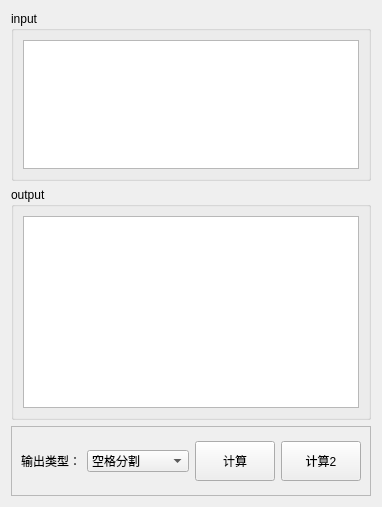
          <widget class="QWidget" name="tab_7">
           <attribute name="title">
            <string>hexdump</string>
           </attribute>
           <layout class="QGridLayout" name="gridLayout_16">
            <item row="0" column="0">
             <widget class="QGroupBox" name="groupBox_12">
              <property name="maximumSize">
               <size>
                <width>16777215</width>
                <height>170</height>
               </size>
              </property>
              <property name="title">
               <string>input</string>
              </property>
              <layout class="QGridLayout" name="gridLayout_21">
               <item row="0" column="0">
                <widget class="QPlainTextEdit" name="txthexdump_input">
                 <property name="maximumSize">
                  <size>
                   <width>16777215</width>
                   <height>16777215</height>
                  </size>
                 </property>
                </widget>
               </item>
              </layout>
             </widget>
            </item>
            <item row="1" column="0">
             <widget class="QGroupBox" name="groupBox_13">
              <property name="title">
               <string>output</string>
              </property>
              <layout class="QGridLayout" name="gridLayout_22">
               <item row="0" column="0">
                <widget class="QPlainTextEdit" name="txthexdump_output">
                 <property name="readOnly">
                  <bool>true</bool>
                 </property>
                </widget>
               </item>
              </layout>
             </widget>
            </item>
            <item row="2" column="0">
             <widget class="QFrame" name="frame_3">
              <property name="minimumSize">
               <size>
                <width>0</width>
                <height>70</height>
               </size>
              </property>
              <property name="maximumSize">
               <size>
                <width>16777215</width>
                <height>70</height>
               </size>
              </property>
              <property name="frameShape">
               <enum>QFrame::StyledPanel</enum>
              </property>
              <property name="frameShadow">
               <enum>QFrame::Raised</enum>
              </property>
              <layout class="QGridLayout" name="gridLayout_41">
               <item row="0" column="0">
                <layout class="QHBoxLayout" name="horizontalLayout_4">
                 <item>
                  <widget class="QLabel" name="label_6">
                   <property name="maximumSize">
                    <size>
                     <width>100</width>
                     <height>16777215</height>
                    </size>
                   </property>
                   <property name="text">
                    <string>输出类型：</string>
                   </property>
                  </widget>
                 </item>
                 <item>
                  <widget class="QComboBox" name="cmbhexdump">
                   <property name="maximumSize">
                    <size>
                     <width>300</width>
                     <height>16777215</height>
                    </size>
                   </property>
                   <item>
                    <property name="text">
                     <string>空格分割</string>
                    </property>
                   </item>
                   <item>
                    <property name="text">
                     <string>逗号分割</string>
                    </property>
                   </item>
                   <item>
                    <property name="text">
                     <string>字节列表</string>
                    </property>
                   </item>
                   <item>
                    <property name="text">
                     <string>无分割无换行</string>
                    </property>
                   </item>
                  </widget>
                 </item>
                </layout>
               </item>
               <item row="0" column="1">
                <widget class="QPushButton" name="btnhexdump_calc">
                 <property name="minimumSize">
                  <size>
                   <width>0</width>
                   <height>40</height>
                  </size>
                 </property>
                 <property name="maximumSize">
                  <size>
                   <width>120</width>
                   <height>40</height>
                  </size>
                 </property>
                 <property name="toolTip">
                  <string>匹配hexdump中间的字节部分出来</string>
                 </property>
                 <property name="text">
                  <string>计算</string>
                 </property>
                </widget>
               </item>
               <item row="0" column="2">
                <widget class="QPushButton" name="btnhexdump_calc_2">
                 <property name="minimumSize">
                  <size>
                   <width>0</width>
                   <height>40</height>
                  </size>
                 </property>
                 <property name="maximumSize">
                  <size>
                   <width>120</width>
                   <height>40</height>
                  </size>
                 </property>
                 <property name="toolTip">
                  <string>匹配hexdump中间的字节部分出来</string>
                 </property>
                 <property name="text">
                  <string>计算2</string>
                 </property>
                </widget>
               </item>
              </layout>
             </widget>
            </item>
           </layout>
          </widget>
